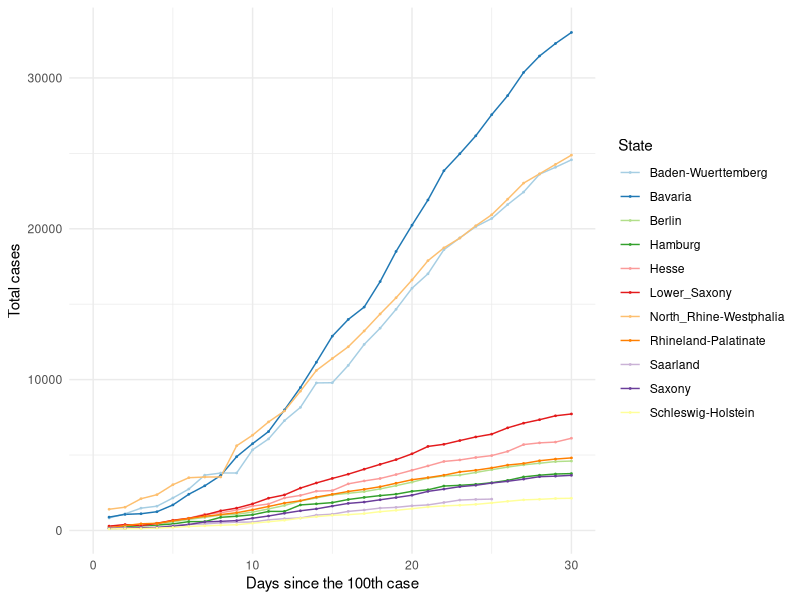
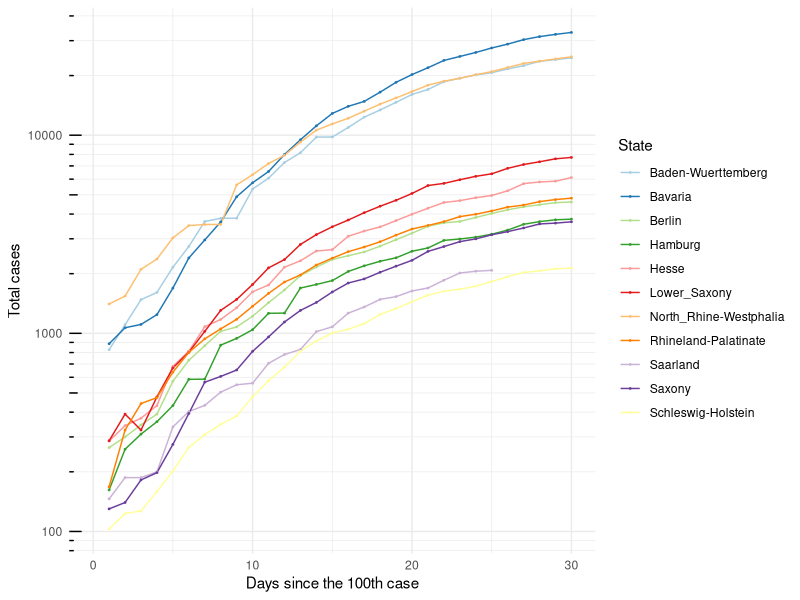
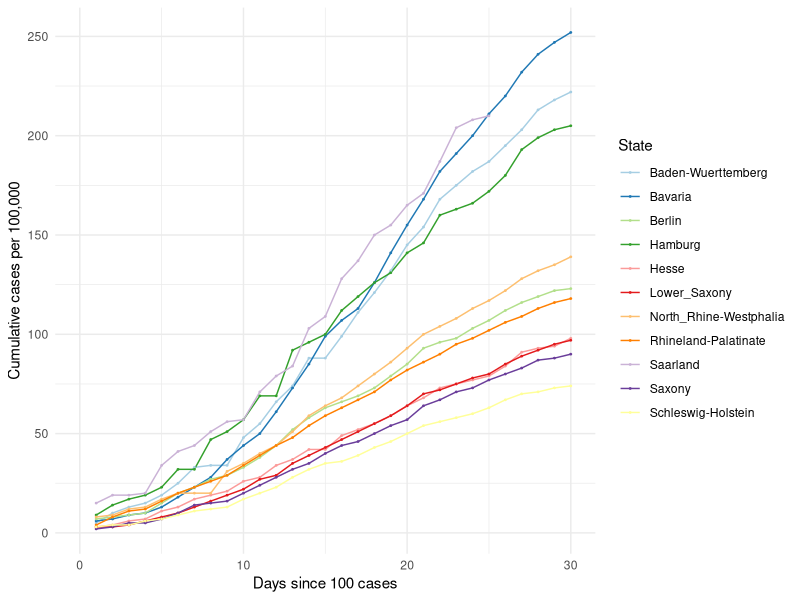
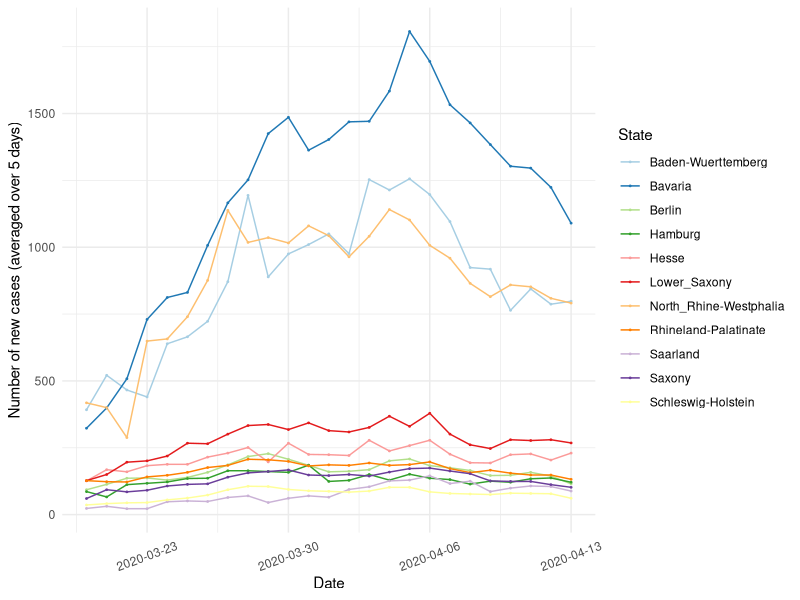
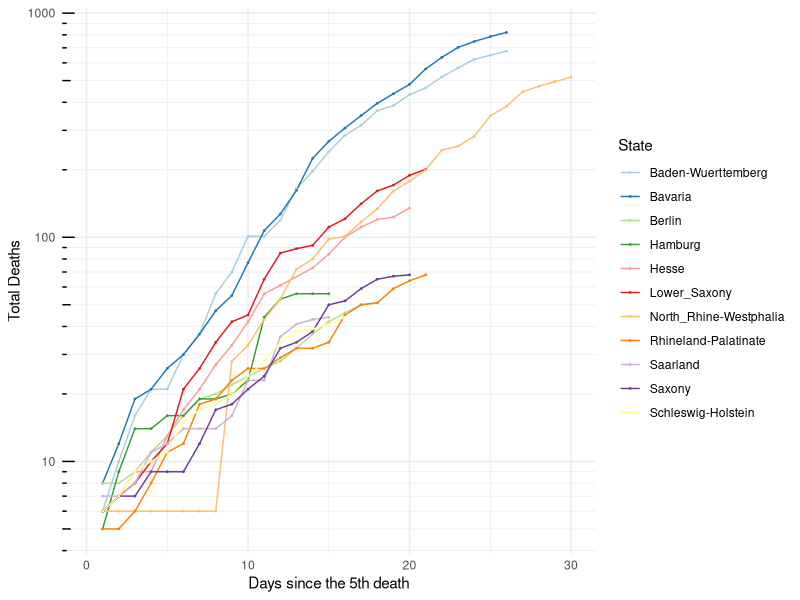
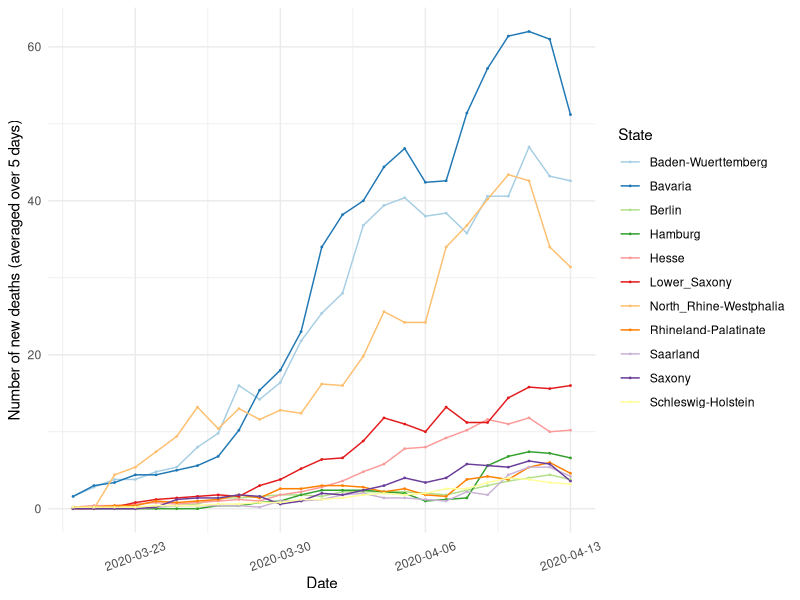

Write R code to recreate these figures, in order.
## ---- chunk 1

knitr::opts_chunk$set(echo=TRUE, collapse = TRUE)

libload<-function(...) {
    libs<-unlist(list(...))
    req<-unlist(lapply(libs,require,character.only=TRUE))
    need<-libs[req==FALSE]
    if(length(need)>0){ 
        install.packages(need, repos = "https://ftp.fau.de/cran/")
        lapply(need, require, character.only=TRUE)
    }
}
packages <- c("data.table", "ggplot2", "dplyr", "stats", "RColorBrewer", "readr", "here", "scales")
libload(packages)


`%notin%` <- function(x,y) !(x %in% y) 
cumulative.cases <- read_csv(here("static", "data", "Germany10States.csv"))


## ---- chunk 2

## 10 States with the highest cumulative cases ##
#################################################

states.filter <- cumulative.cases[cumulative.cases$Days_100 >= 0,]
states.sel <- unique(states.filter$State)

# Choose all the data points for the selected countries starting from Days_100 > 0
states.final <- states.filter[states.filter$State %in% states.sel & states.filter$Days_100 > 0,]

# Plot 1 == Linear scale for total number of cases
cum.plot <- ggplot(data=states.final, aes(x=Days_100, y=Total_Cases, group=State, color=State)) +
            geom_line() + geom_point(size = 0.3) + scale_color_brewer(palette = 'Paired') +
            scale_x_continuous('Days since the 100th case', limits=c(0,30)) + scale_y_continuous("Total cases") + 
            #ggtitle('Linear scale') +
            theme_minimal()

print(cum.plot)

## ---- chunk 3

## Logarithmic scale ##
#######################

base_breaks <- function(n = 10){
  function(x) {
    axisTicks(log10(range(x, na.rm = TRUE)), log = TRUE, n = n)
  }
}

logbreaks <- 10^(-10:10)
logminor_breaks <- rep(1:9, 21)*(10^rep(-10:10, each=9))

cum.plot2 <- ggplot(data=states.final, aes(x=Days_100, y=Total_Cases, group=State, color=State)) +
  geom_line() + geom_point(size=0.3) + scale_color_brewer(palette = 'Paired') +
  scale_x_continuous(name='Days since the 100th case', limits=c(0,30)) + 
  scale_y_continuous(name="Total cases", trans = 'log10', breaks = logbreaks, minor_breaks = logminor_breaks) +
  annotation_logticks(sides="l") + 
  #ggtitle('Logarithmic scale') +
  theme_minimal()

print(cum.plot2)

## ---- chunk 4

# Plot 1 == Linear scale for total number of cases
per100.plot <- ggplot(data=states.final, aes(x=Days_100, y=Per100, group=State, color=State)) +
            geom_line() + geom_point(size = 0.3) + scale_color_brewer(palette = 'Paired') +
            scale_x_continuous('Days since 100 cases', limits=c(0,30)) + scale_y_continuous("Cumulative cases per 100,000") + 
            #ggtitle('Linear scale') +
            theme_minimal()

print(per100.plot)

## ---- chunk 5
#new.cases <- read_csv(here("static", "data", "GermanyNewCases10States.csv"))

new5days <- states.final[states.final$Avg_5days > 0,]
new5days$Dates <- as.Date(new5days$Dates)

newcase5.plot <- ggplot(data=new5days, aes(x=Dates, y=Avg_5days, group=State, color=State)) +
            geom_line() + geom_point(size = 0.3) + scale_color_brewer(palette = 'Paired') +
            scale_x_date(name='Date', labels=date_format('%Y-%m-%d')) + 
            scale_y_continuous(name="Number of new cases (averaged over 5 days)") + 
            #ggtitle('Linear scale') +
            theme_minimal() + theme(axis.text.x = element_text(angle=20, hjust=0.5, vjust=0.5))

print(newcase5.plot)
 
## ---- chunk 6
#num.deaths <- read_csv(here("static", "data", "GermanyTotalDeaths10States.csv"))

# Choose all the data points for the selected countries starting from Days_5 > 0
deaths.final <- states.final[states.final$DeathsDays_5 > 0,]

# Plot 1 == Linear scale for total number of cases
deaths.plot <- ggplot(data=deaths.final, aes(x=DeathsDays_5, y=Deaths, group=State, color=State)) +
   geom_line() + geom_point(size = 0.3) + scale_color_brewer(palette = 'Paired') +
   scale_x_continuous('Days since the 5th death', limits=c(0,30)) + 
   scale_y_continuous("Total Deaths", trans = 'log10', breaks = logbreaks, 
                      minor_breaks = logminor_breaks) +
   annotation_logticks(sides="l") + 
   #ggtitle('Linear scale') +
   theme_minimal()

print(deaths.plot)

## ---- chunk 7
#new.cases <- read_csv(here("static", "data", "GermanyNewCases10States.csv"))

states.final$Dates <- as.Date(states.final$Dates)
death5days <- states.final
death5days <- death5days[death5days$Dates >= as.Date('2020-03-20'),]

death5days.plot <- ggplot(data=death5days, aes(x=Dates, y=Death_5days, group=State, color=State)) +
            geom_line() + geom_point(size = 0.3) + scale_color_brewer(palette = 'Paired') +
            scale_x_date(name='Date', labels=date_format('%Y-%m-%d')) + 
            scale_y_continuous(name="Number of new deaths (averaged over 5 days)") + 
            #ggtitle('Linear scale') +
            theme_minimal() + theme(axis.text.x = element_text(angle=20, hjust=0.5, vjust=0.5))

print(death5days.plot)
 
